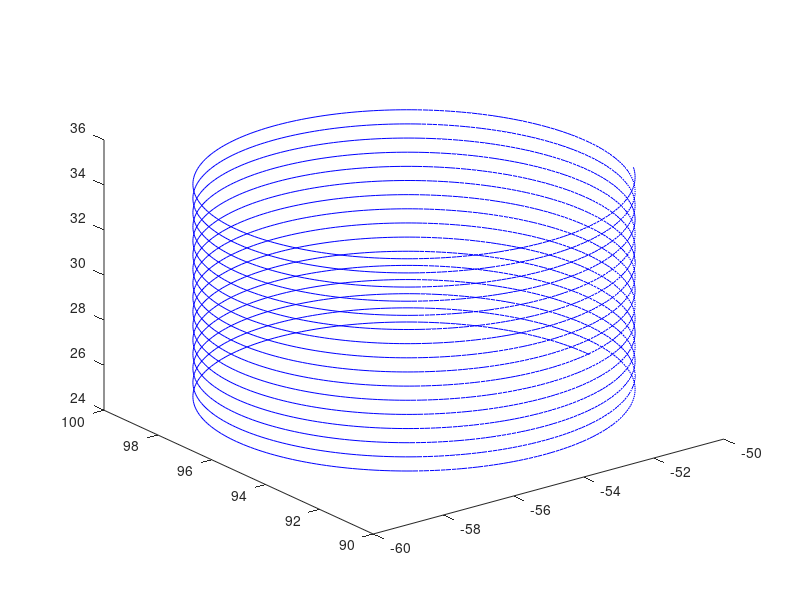

Write MATLAB code to recreate this figure.
function vasoi
%Base cuerpo
    diametro=10;
    altura=10;
    r=diametro/2;
    h=linspace(0,altura,4000); 
    %cilindro 
    x11=-55+r*cos(10*h);
    y11=95+r*sin(10*h);
    z11=h+25;%320
    plot3(x11,y11,z11,'b')
end

